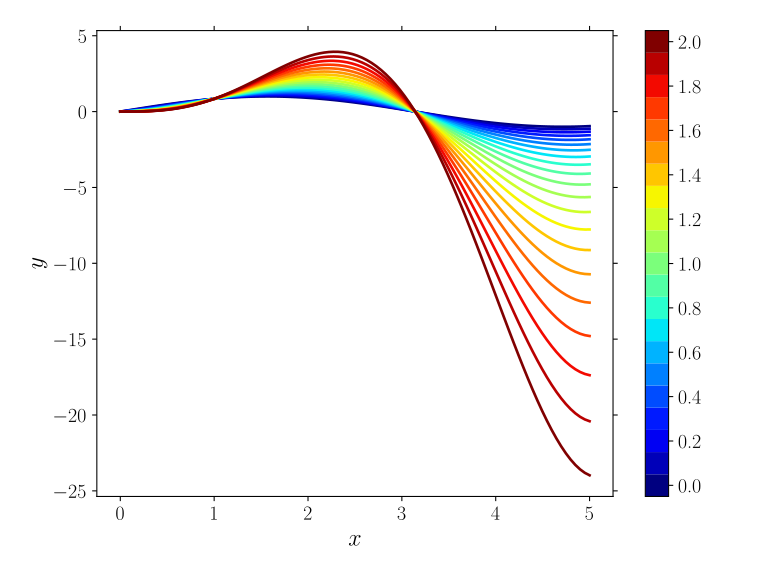

This figure's Python source:
import numpy             as np
import matplotlib        as mpl
import matplotlib.pyplot as plt

plt.style.use(['goose','goose-latex'])

x      = np.linspace(0, 5, 100)
N      = 21
cmap   = plt.get_cmap('jet',N)

fig,ax = plt.subplots()

for i,n in enumerate(np.linspace(0,2,N)):
  ax.plot(x, np.sin(x)*x**n, color=cmap(i))

ax.set_xlabel(r'$x$')
ax.set_ylabel(r'$y$')

sm   = plt.cm.ScalarMappable(cmap=cmap, norm=mpl.colors.Normalize(vmin=0,vmax=N))
sm.set_array([])

cbar = plt.colorbar(sm, ticks=np.linspace(0,N-1,(N+1)/2), boundaries=np.linspace(0,N,N+1)-.5)
cbar.ax.set_yticklabels(['{0:.1f}'.format(i) for i in np.linspace(0,2,(N+1)/2)])

plt.savefig('plot-cmap.svg')
plt.show()
